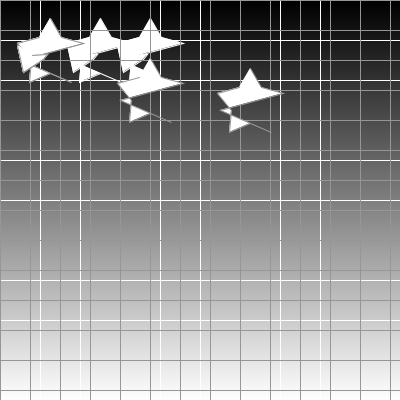
Frame 1 (no input)
Frame 60 (the mouse pressed at the canvas centre just before this capture): identical to frame 1, image omitted
Frame 120 (the mouse held since frame 60 and released just before this capture): identical to frame 1, image omitted

The Processing sketch that drew this single still picture (run headless with seeded random() and noise(); from frame 60 on, the mouse is pressed at the canvas centre):

// Processing sketch: processing_91477
// ── processing_91477.pde

float gray = 0.0;
int[] arrayX= { 50, 61, 83, 20, 71, 50, 29, 31, 17, 39};
int[] arrayY= { 18, 37, 43, 60, 82, 73, 82, 60, 43, 37};

int[] x2 = new int[5];
int[] y2 = new int[5];


void setup() 
{
  size(400, 400);
  background(0);
  for (int i = 0; i < 5; i++)
  {
    x2[i] = (int)random(1, 50);
    y2[i] = (int)random(40, 100);
  }    
}

void draw() 
{
  for( int i = 0; i <400; i++)
  {
    float percent = (float)i /400;
    stroke(255 * percent);
    line(0, i, 400, i);
  }
  for (int i = 0; i < 400; i += 40)
  {
    stroke(255);
    line(0, i, 400, i);
    line(i, 0, i, 400);
  }
  pushMatrix();
  translate(100,0);
  drawShapes(0,0);
  popMatrix();
  
  pushMatrix();
  translate(50,0);
  drawShapes(0,0);
  popMatrix();
  for (int i = 0; i < 400; i += 30)
  {
    stroke(150);
    line(0, i, 400, i);
    for(int j = 0; j < 400; j += 30)
    {
      stroke(150);
      line(j, 0, j, 400);
    }
  }
  beginShape();
  for (int i = 0; i < arrayX.length; i++)
  {
    vertex(arrayX[i], arrayY[i]);
  }
  endShape();
  beginShape();
  for( int i = 0 ; i < x2.length; i++)
  {
    vertex(x2[i], y2[i]);  
  }
  endShape();
  drawShapes(0, 0);
  drawShapes(100, 40);
  drawShapes(200, 50);
}

void drawShapes(float offset, float yoffset)
{
    beginShape();
  for (int i = 0; i < arrayX.length; i++)
  {
    vertex(arrayX[i] + offset, arrayY[i] + yoffset);
  }
  endShape();
  beginShape();
  for(int i = 0; i < x2.length; i++)
  {
    vertex(x2[i], y2[i]);  
  }
  endShape();  
}
